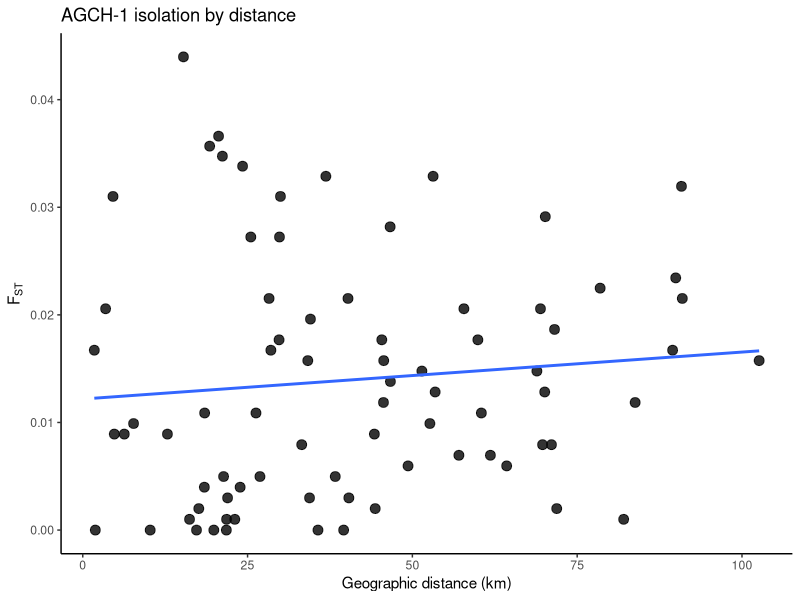
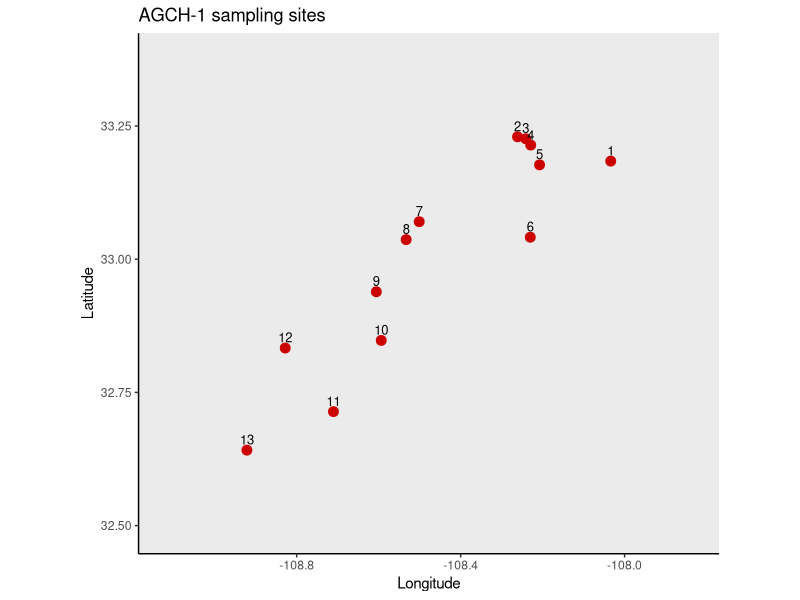

The R script that drew these images, in order: (Note: this script raises an error after producing the figures.)
# -----------------------------
# AGCH-1 Agosia chrysogaster
# Pilger et al. 2017
# Upper Gila River, New Mexico
#
# Workflow:
# - site coordinates are taken directly from Table S1
# - pairwise values in Table S4 are Slatkin's linearized FST
# - raw FST is back-calculated as linearized_FST / (1 + linearized_FST)
# - the matrix is forced to be symmetric
# - any negative FST values are set to 0
# -----------------------------

library(geosphere)
library(ggplot2)
library(maps)

# -----------------------------
# paths
# -----------------------------
out_rdata <- "/Users/johnmccall/Library/CloudStorage/OneDrive-TheOhioStateUniversity/Spring_2026/Landgen_DGS/DGS-Patterns-of-Fish-Diversity/DGS-Patterns-of-Fish-Diversity/Objective 2/Data/AGCH-1/data/AGCH-1.RData"

# -----------------------------
# 1) sites in Table S4 order
# original_site gives the site number from Pilger et al. Table S1 / Fig. 1
# site is the renumbered Objective 2 site ID used in the matrix
# -----------------------------
AGCH_1_coords <- data.frame(
  site = 1:13,
  #original_site = c(15, 14, 13, 12, 9, 8, 7, 6, 5, 4, 3, 2, 1),
  #stream = c(
  #  "Black Canyon",
  #  "West Fork Gila River",
  #  "Middle Fork Gila River",
  #  "West Fork Gila River at Heart Bar Game Reserve",
  #  "Gila River below confluence with East Fork",
  #  "Sapillo Creek",
  #  "Gila River at confluence with Turkey Creek",
  #  "Gila River at Gila Farm",
  #  "Gila River at Riverside",
  #  "Gila River at Bird Area",
  #  "Gila River at confluence with Ash Canyon",
  #  "Blue Creek",
  #  "Gila River below Sunset Canal Diversion"
  #),
  #classification = c("Tributary", "Tributary", "Tributary", "Mainstem", "Mainstem", "Tributary", "Mainstem", "Mainstem", "Mainstem", "Mainstem", "Mainstem", "Tributary", "Mainstem"),
  lat = c(33.184035, 33.22968549, 33.22604743, 33.2141233, 33.17707829, 33.0412, 33.070368, 33.03671285, 32.9388458, 32.84751, 32.713959, 32.833278, 32.641612),
  lon = c(-108.033769, -108.2611784, -108.2412087, -108.2289433, -108.2074147, -108.230069, -108.501037, -108.5328707, -108.6056954, -108.593688, -108.71031, -108.827975, -108.921447),
  #elev_m = c(2059, 1738, 1725, 1711, 1691, 1783, 1448, 1412, 1360, 1331, 1240, 1422, 1161),
  #river_km_from_site1 = c(183.0, 170.0, 169.0, 166.0, 159.0, 141.0, 100.0, 90.0, 75.0, 60.0, 30.0, 43.0, 0.0),
  stringsAsFactors = FALSE
)

stopifnot(nrow(AGCH_1_coords) == 13)
stopifnot(identical(AGCH_1_coords$site, 1:13))

# -----------------------------
# 2) pairwise FST matrix
# back-calculated from Slatkin's linearized FST in Table S4
# FST = linearized_FST / (1 + linearized_FST)
# -----------------------------
AGCH_1_fst <- matrix(0, nrow = 13, ncol = 13)
rownames(AGCH_1_fst) <- colnames(AGCH_1_fst) <- as.character(1:13)

AGCH_1_fst[1,2] <- 0.0000000000
AGCH_1_fst[1,3] <- 0.0000000000
AGCH_1_fst[1,4] <- 0.0108803165
AGCH_1_fst[1,5] <- 0.0009990010
AGCH_1_fst[1,6] <- 0.0338164251
AGCH_1_fst[1,7] <- 0.0176817289
AGCH_1_fst[1,8] <- 0.0059642147
AGCH_1_fst[1,9] <- 0.0176817289
AGCH_1_fst[1,10] <- 0.0059642147
AGCH_1_fst[1,11] <- 0.0009990010
AGCH_1_fst[1,12] <- 0.0118577075
AGCH_1_fst[1,13] <- 0.0157480315
AGCH_1_fst[2,3] <- 0.0000000000
AGCH_1_fst[2,4] <- 0.0205680705
AGCH_1_fst[2,5] <- 0.0099009901
AGCH_1_fst[2,6] <- 0.0347490347
AGCH_1_fst[2,7] <- 0.0167158309
AGCH_1_fst[2,8] <- 0.0079365079
AGCH_1_fst[2,9] <- 0.0118577075
AGCH_1_fst[2,10] <- 0.0099009901
AGCH_1_fst[2,11] <- 0.0079365079
AGCH_1_fst[2,12] <- 0.0147783251
AGCH_1_fst[2,13] <- 0.0234375000
AGCH_1_fst[3,4] <- 0.0167158309
AGCH_1_fst[3,5] <- 0.0089197225
AGCH_1_fst[3,6] <- 0.0366088632
AGCH_1_fst[3,7] <- 0.0176817289
AGCH_1_fst[3,8] <- 0.0029910269
AGCH_1_fst[3,9] <- 0.0138067061
AGCH_1_fst[3,10] <- 0.0128331688
AGCH_1_fst[3,11] <- 0.0019960080
AGCH_1_fst[3,12] <- 0.0128331688
AGCH_1_fst[3,13] <- 0.0215264188
AGCH_1_fst[4,5] <- 0.0310077519
AGCH_1_fst[4,6] <- 0.0356798457
AGCH_1_fst[4,7] <- 0.0310077519
AGCH_1_fst[4,8] <- 0.0196078431
AGCH_1_fst[4,9] <- 0.0281827017
AGCH_1_fst[4,10] <- 0.0328820116
AGCH_1_fst[4,11] <- 0.0186457311
AGCH_1_fst[4,12] <- 0.0291262136
AGCH_1_fst[4,13] <- 0.0319457890
AGCH_1_fst[5,6] <- 0.0439770554
AGCH_1_fst[5,7] <- 0.0272373541
AGCH_1_fst[5,8] <- 0.0157480315
AGCH_1_fst[5,9] <- 0.0157480315
AGCH_1_fst[5,10] <- 0.0147783251
AGCH_1_fst[5,11] <- 0.0079365079
AGCH_1_fst[5,12] <- 0.0205680705
AGCH_1_fst[5,13] <- 0.0167158309
AGCH_1_fst[6,7] <- 0.0272373541
AGCH_1_fst[6,8] <- 0.0215264188
AGCH_1_fst[6,9] <- 0.0328820116
AGCH_1_fst[6,10] <- 0.0215264188
AGCH_1_fst[6,11] <- 0.0205680705
AGCH_1_fst[6,12] <- 0.0108803165
AGCH_1_fst[6,13] <- 0.0224828935
AGCH_1_fst[7,8] <- 0.0089197225
AGCH_1_fst[7,9] <- 0.0019960080
AGCH_1_fst[7,10] <- 0.0108803165
AGCH_1_fst[7,11] <- 0.0089197225
AGCH_1_fst[7,12] <- 0.0029910269
AGCH_1_fst[7,13] <- 0.0069513406
AGCH_1_fst[8,9] <- 0.0089197225
AGCH_1_fst[8,10] <- 0.0009990010
AGCH_1_fst[8,11] <- 0.0000000000
AGCH_1_fst[8,12] <- 0.0000000000
AGCH_1_fst[8,13] <- 0.0069513406
AGCH_1_fst[9,10] <- 0.0000000000
AGCH_1_fst[9,11] <- 0.0049751244
AGCH_1_fst[9,12] <- 0.0039840637
AGCH_1_fst[9,13] <- 0.0019960080
AGCH_1_fst[10,11] <- 0.0039840637
AGCH_1_fst[10,12] <- 0.0029910269
AGCH_1_fst[10,13] <- 0.0049751244
AGCH_1_fst[11,12] <- 0.0000000000
AGCH_1_fst[11,13] <- 0.0049751244
AGCH_1_fst[12,13] <- 0.0009990010

# make symmetric and clean
AGCH_1_fst[lower.tri(AGCH_1_fst)] <- t(AGCH_1_fst)[lower.tri(AGCH_1_fst)]
AGCH_1_fst[AGCH_1_fst < 0] <- 0
diag(AGCH_1_fst) <- 0

stopifnot(identical(dim(AGCH_1_fst), c(13L, 13L)))
stopifnot(isTRUE(all.equal(AGCH_1_fst, t(AGCH_1_fst), check.attributes = FALSE)))
stopifnot(identical(as.character(AGCH_1_coords$site), rownames(AGCH_1_fst)))

# -----------------------------
# 3) geographic distances (km)
# -----------------------------
coords <- AGCH_1_coords[, c("lon", "lat")]
geo_dist_km <- geosphere::distm(coords, fun = geosphere::distHaversine) / 1000
rownames(geo_dist_km) <- colnames(geo_dist_km) <- AGCH_1_coords$site

# -----------------------------
# 4) IBD dataframe
# -----------------------------
ibd_df <- data.frame(
  site1   = rownames(AGCH_1_fst)[row(AGCH_1_fst)[upper.tri(AGCH_1_fst)]],
  site2   = colnames(AGCH_1_fst)[col(AGCH_1_fst)[upper.tri(AGCH_1_fst)]],
  fst     = AGCH_1_fst[upper.tri(AGCH_1_fst)],
  dist_km = geo_dist_km[upper.tri(geo_dist_km)]
)

# -----------------------------
# 5) map of sampling sites
# -----------------------------
world_map <- map_data("world")
usa_map   <- subset(world_map, region == "USA")

map_df <- AGCH_1_coords
map_df$label <- as.character(map_df$site)

p_map <- ggplot() +
  geom_polygon(
    data = usa_map,
    aes(x = long, y = lat, group = group),
    fill = "grey92",
    color = "grey55",
    linewidth = 0.2
  ) +
  geom_point(
    data = map_df,
    aes(x = lon, y = lat),
    color = "red3",
    size = 3
  ) +
  geom_text(
    data = map_df,
    aes(x = lon, y = lat, label = label),
    nudge_y = 0.02,
    size = 3.3
  ) +
  coord_fixed(
    ratio = 1.3,
    xlim = range(map_df$lon) + c(-0.2, 0.2),
    ylim = range(map_df$lat) + c(-0.15, 0.15)
  ) +
  theme_classic() +
  labs(
    x = "Longitude",
    y = "Latitude",
    title = "AGCH-1 sampling sites"
  )

# -----------------------------
# 6) IBD plot
# -----------------------------
p_ibd <- ggplot(ibd_df, aes(x = dist_km, y = fst)) +
  geom_point(size = 3, alpha = 0.8) +
  geom_smooth(method = "lm", se = FALSE) +
  theme_classic() +
  labs(
    x = "Geographic distance (km)",
    y = expression(F[ST]),
    title = "AGCH-1 isolation by distance"
  )

# -----------------------------
# 7) save RData
# -----------------------------
save(
  AGCH_1_fst,
  AGCH_1_coords,
  file = out_rdata
)

# -----------------------------
# 8) print outputs
# -----------------------------
print(AGCH_1_coords)
print(round(AGCH_1_fst, 4))
print(head(ibd_df))
print(p_map)
print(p_ibd)
